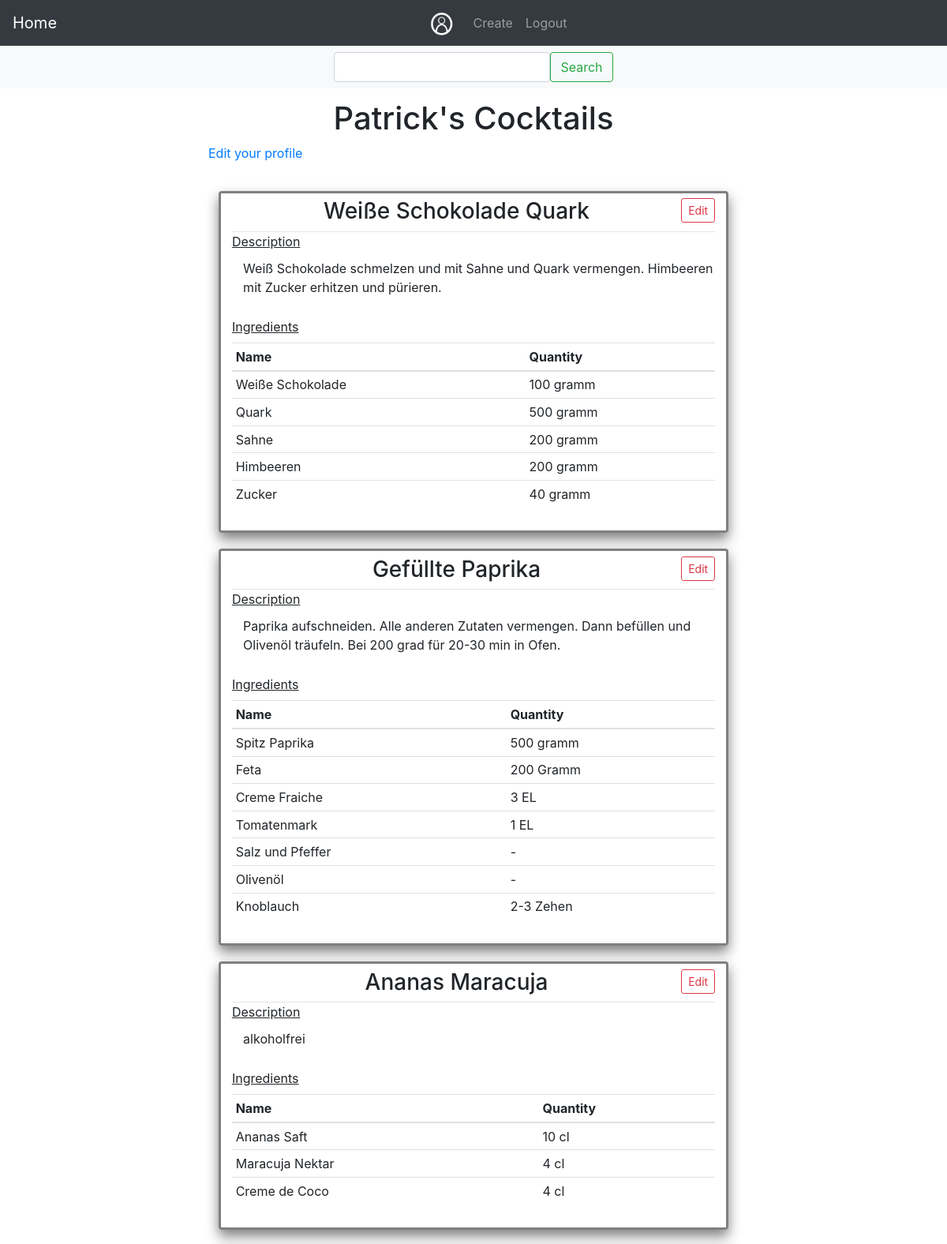
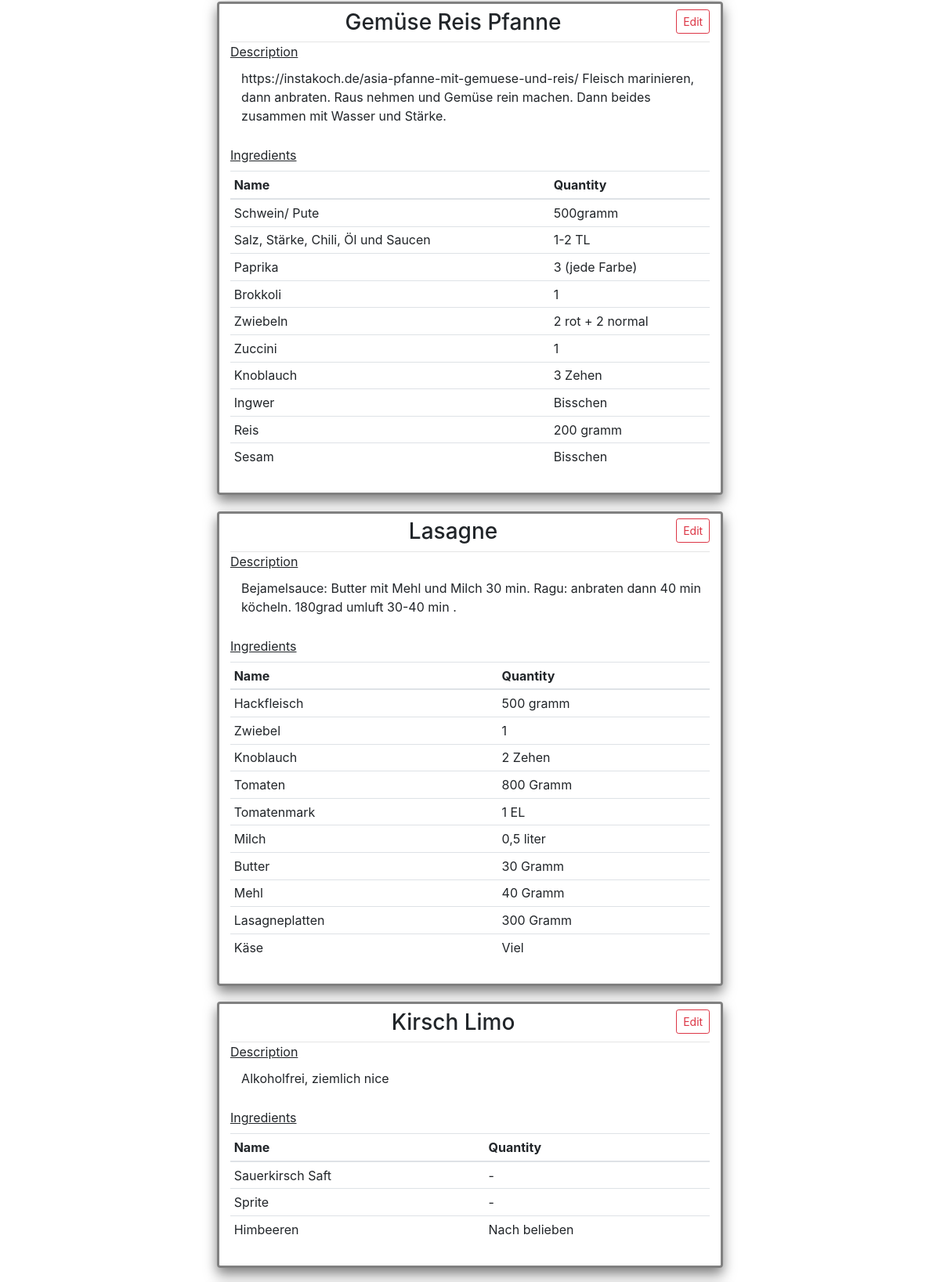
Screenshot of /user/Patrick (signed in, upper part) with the database file from the repository (2 pictures, top to bottom).
### app/models.py (models this page shows, shortened)
class User(UserMixin, db.Model):
    id = db.Column(db.Integer, primary_key=True)
    username = db.Column(db.String(64), index=True, unique=True)
    email = db.Column(db.String(120), index=True, unique=True)
    password_hash = db.Column(db.String(128))
    cocktails = db.relationship('Cocktail', backref='author', lazy='dynamic')

class Cocktail(db.Model):
    __tablename__ = 'cocktail'
    __searchable__ = ['name']
    key = db.Column(Integer, primary_key=True)
    name = db.Column(String(100), index=True, unique=True)
    desc = db.Column(String(400), index=True)
    timestamp = db.Column(db.DateTime, index=True, default=datetime.utcnow)
    picture = db.Column(String(64), index=True, unique=True, default=None)
    ingredients = db.relationship('Ingredient', backref='parent', lazy='dynamic')
    user_id = db.Column(db.Integer, db.ForeignKey('user.id'))
    " A was_published_recently function would be nice"

class Ingredient(db.Model):
    __tablename__ = "ingredient"
    key = db.Column(Integer, primary_key=True)
    cocktail_key = db.Column(Integer, ForeignKey('cocktail.key'))
    name = db.Column(String, index=True)
    quantity = db.Column(String, index=True)

### app/main/routes.py (the view)
@bp.route('/user/<username>', methods=['GET', 'POST'])
@login_required
def user(username):
    page = request.args.get('page', 1, type=int)
    user = User.query.filter_by(username=username).first_or_404()
    cocktails = Cocktail.query.filter_by(user_id=current_user.id).order_by(Cocktail.timestamp.desc()).paginate(
        page, current_app.config['POSTS_PER_PAGE'], False)
    ing_dict = {}
    for ct in cocktails.items:
        ings = ct.ingredients
        ing_dict[ct.name] = ings
    next_url = url_for('main.index', page=cocktails.next_num) \
        if cocktails.has_next else None
    prev_url = url_for('main.index', page=cocktails.prev_num) \
        if cocktails.has_prev else None
    return render_template('main/profile.html', user=user, cocktails=cocktails.items, ingredients=ing_dict, title='Profile',
                           next_url=next_url, prev_url=prev_url)

### app/main/forms.py
class SearchForm(FlaskForm):
    term = StringField('Search', validators=[DataRequired()])
    filter = SelectField(u'Cocktail', choices=[('Cocktail', 'Cocktail'), ('Ingredient', 'Ingredient')])
    submit = SubmitField('Search')

### app/main/routes.py (called while the page is built)
@bp.before_app_request
def before_request():
    g.search_form = SearchForm()
    if request.endpoint == 'main.search':
        g.search_form = SearchForm(term=request.args.get('term'), filter=request.args.get('filter'))

### app/models.py (called while the page is built)
@login.user_loader
def load_user(id):
    return User.query.get(int(id))

### app/templates/main/profile.html (shortened to what this page needs)
{% extends "base.html" %}
{% block header %} {{ user.username }}'s Cocktails {% endblock %}
{% block second_nav %}
{% include 'main/__search_nav.html' %}
{% endblock %}
{% block content %}
    <p><a href="{{ url_for('main.edit_profile') }}">Edit your profile</a></p>
    <div id="cocktailList" class="">
    {% for cocktail in cocktails %}
        {% include 'main/__cocktail_card.html' %}
    {% endfor %}
    </div>
{% endblock %}

### app/templates/main/__cocktail_card.html (shortened to what this page needs)
<article class="cocktail">
            {% if cocktail.user_id == current_user.id %}
                <a href={{ url_for('main.cocktail', name=cocktail.name) }} type="button" class="btn btn-outline-danger btn-sm edit_btn">Edit</a>
            {% endif %}
            <h3>{{ cocktail.name }}</h3>
            <hr>
            <label><u>Description</u></label>
            <article>{{ cocktail.desc }}</article><br>
            <label><u>Ingredients</u></label><br>
            <table class=" table table-hover table-sm ingredients">
            <thead>
            <tr>
                <th scope="col">Name</th>
                <th scope="col"> Quantity</th>
            </tr>
            </thead>
                <tbody>
                {% for ing in ingredients[cocktail.name] %}
                    <tr>
                    <td {% if loop.index  != 0 %} scope="row" {% endif %}>{{ ing.name }}</td>
                    <td>{{ ing.quantity }}</td>
                    </tr>
                {% endfor %}
                </tbody>
            </table>
</article>

### app/static/css/style.css (style rules this page uses)
#cocktailList { align-content: center; max-width: 1000px; margin: auto; }
.cocktail { margin: 2%; margin-top: 3%; padding: 2%; padding-top: 1%; border: gray; border-style: solid; border-width: medium; border-radius: 4px; background-color: rgba(255, 255, 255, 0.9); box-shadow: 0 8px 16px 0 rgba(0,0,0,0.5); transition: 0.3s; }
.cocktail h3 { text-align: center; }
.cocktail article { margin-left: 2%; padding: 2px; background-color: white ; }
hr { margin: auto; }
.edit_btn { float: right; }

### rows the page displays
User: username "Patrick"
Cocktail: name "Weiße Schokolade Quark", desc "Weiß Schokolade schmelzen und mit Sahne und Quark vermengen. Himbeeren mit Zucker erhitzen und pürieren."
Ingredient: name "Weiße Schokolade", quantity "100 gramm"
Ingredient: name "Quark", quantity "500 gramm"
Ingredient: name "Sahne", quantity "200 gramm"
Ingredient: name "Himbeeren", quantity "200 gramm"
Ingredient: name "Zucker", quantity "40 gramm"
Cocktail: name "Gefüllte Paprika", desc "Paprika aufschneiden. Alle anderen Zutaten vermengen. Dann befüllen und Olivenöl träufeln. Bei 200 grad für 20-30 min in Ofen."
Ingredient: name "Spitz Paprika", quantity "500 gramm"
Ingredient: name "Feta", quantity "200 Gramm"
Ingredient: name "Creme Fraiche", quantity "3 EL"
Ingredient: name "Tomatenmark", quantity "1 EL"
Ingredient: name "Salz und Pfeffer", quantity "-"
Ingredient: name "Olivenöl", quantity "-"
Ingredient: name "Knoblauch", quantity "2-3 Zehen"
Cocktail: name "Ananas Maracuja", desc "alkoholfrei"
Ingredient: name "Ananas Saft", quantity "10 cl"
Ingredient: name "Maracuja Nektar", quantity "4 cl"
Ingredient: name "Creme de Coco", quantity "4 cl"
Cocktail: name "Gemüse Reis Pfanne", desc "https://instakoch.de/asia-pfanne-mit-gemuese-und-reis/ Fleisch marinieren, dann anbraten. Raus nehmen und Gemüse rein machen. Dann beides zusammen mit Wasser und Stärke."
Ingredient: name "Schwein/ Pute", quantity "500gramm"
Ingredient: name "Salz, Stärke, Chili, Öl und Saucen", quantity "1-2 TL"
Ingredient: name "Paprika", quantity "3 (jede Farbe)"
Ingredient: name "Brokkoli", quantity "1"
Ingredient: name "Zwiebeln", quantity "2 rot + 2 normal"
Ingredient: name "Zuccini", quantity "1"
Ingredient: name "Knoblauch", quantity "3 Zehen"
Ingredient: name "Ingwer", quantity "Bisschen"
Ingredient: name "Reis", quantity "200 gramm"
Ingredient: name "Sesam", quantity "Bisschen"
Cocktail: name "Lasagne", desc "Bejamelsauce: Butter mit Mehl und Milch 30 min. Ragu: anbraten dann 40 min köcheln. 180grad umluft 30-40 min ."
Ingredient: name "Hackfleisch", quantity "500 gramm"
Ingredient: name "Zwiebel", quantity "1"
Ingredient: name "Knoblauch", quantity "2 Zehen"
Ingredient: name "Tomaten", quantity "800 Gramm"
Ingredient: name "Tomatenmark", quantity "1 EL"
Ingredient: name "Milch", quantity "0,5 liter"
Ingredient: name "Butter", quantity "30 Gramm"
Ingredient: name "Mehl", quantity "40 Gramm"
Ingredient: name "Lasagneplatten", quantity "300 Gramm"
Ingredient: name "Käse", quantity "Viel"
Cocktail: name "Kirsch Limo", desc "Alkoholfrei, ziemlich nice"
Ingredient: name "Sauerkirsch Saft", quantity "-"
Ingredient: name "Sprite", quantity "-"
Ingredient: name "Himbeeren", quantity "Nach belieben"
